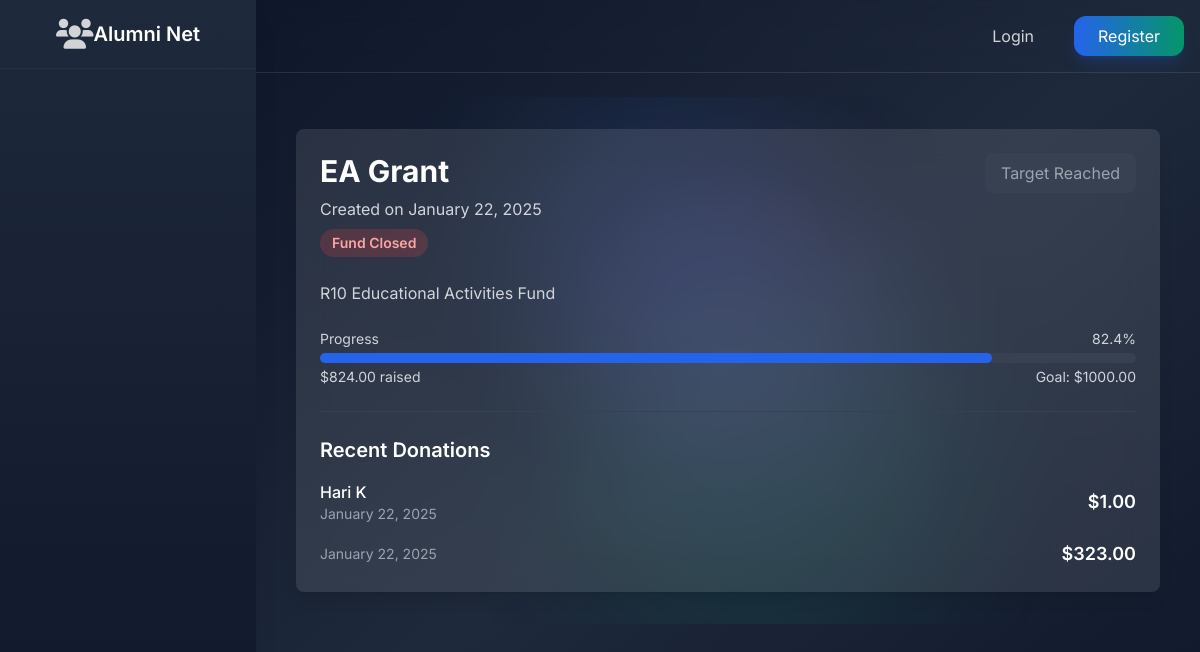
The page /charitable/funds/1/ on the database its author committed.
### charitable/models.py (models this page shows, shortened)
class Fund(models.Model):
    name = models.CharField(max_length=200)
    description = models.TextField()
    target_amount = models.DecimalField(max_digits=10, decimal_places=2)
    current_amount = models.DecimalField(max_digits=10, decimal_places=2, default=0)
    is_active = models.BooleanField(default=True)
    created_at = models.DateTimeField(auto_now_add=True)
    updated_at = models.DateTimeField(auto_now=True)
    @property
    def progress_percentage(self):
        if self.target_amount == 0:
            return 0
        return (self.current_amount / self.target_amount) * 100

class Donation(models.Model):
    fund = models.ForeignKey(Fund, on_delete=models.CASCADE, related_name='donations')
    donor = models.ForeignKey(settings.AUTH_USER_MODEL, on_delete=models.CASCADE)
    amount = models.DecimalField(max_digits=10, decimal_places=2)
    message = models.TextField(blank=True, null=True)
    is_anonymous = models.BooleanField(default=False)
    donation_date = models.DateTimeField(default=timezone.now)

### users/models.py (models this page shows, shortened)
class User(AbstractUser):
    USER_TYPES = (
        ('admin', 'Admin'),
        ('alumni', 'Alumni'),
        ('student', 'Student'),
    )
    INDUSTRY_CHOICES = (
        ('it', 'Information Technology'),
        ('finance', 'Finance'),
        ('healthcare', 'Healthcare'),
        ('education', 'Education'),
        ('manufacturing', 'Manufacturing'),
        ('retail', 'Retail'),
        ('consulting', 'Consulting'),
        ('marketing', 'Marketing'),
        ('other', 'Other')
    )
    AVAILABILITY_CHOICES = (
        ('available', 'Available for Mentorship'),
        ('limited', 'Limited Availability'),
        ('unavailable', 'Not Available'),
    )
    user_type = models.CharField(max_length=10, choices=USER_TYPES, default='student')
    profile_picture = models.ImageField(upload_to='profile_pics/', null=True, blank=True)
    bio = models.TextField(max_length=500, blank=True)
    graduation_year = models.IntegerField(null=True, blank=True)
    current_job_title = models.CharField(max_length=100, blank=True)
    current_company = models.CharField(max_length=100, blank=True)
    industry = models.CharField(max_length=20, choices=INDUSTRY_CHOICES, blank=True)
    years_of_experience = models.PositiveIntegerField(default=0)
    skills = models.TextField(help_text="Enter skills separated by commas", blank=True)
    achievements = models.TextField(blank=True)
    certifications = models.TextField(help_text="Enter certifications separated by commas", blank=True)
    linkedin_profile = models.URLField(max_length=200, blank=True)
    portfolio_link = models.URLField(max_length=200, blank=True)
    mentorship_availability = models.CharField(
        max_length=20,
        choices=AVAILABILITY_CHOICES,
        blank=True
    )
    email_verified = models.BooleanField(default=False)

### charitable/views.py (the view)
# urls.py: path('funds/<int:fund_id>/', views.fund_detail, name='fund_detail'),
def fund_detail(request, fund_id):
    fund = get_object_or_404(Fund, id=fund_id)
    context = {
        'fund': fund,
        'total_donations': fund.donations.count(),
        'recent_donations': fund.donations.filter(is_anonymous=False).order_by('-donation_date')[:5],
        'applications_count': fund.applications.count() if request.user.is_staff else None,
    }
    return render(request, 'charitable/fund_detail.html', context)

### messaging/context_processors.py (called while the page is built, shortened)
def unread_message_count(request):
    return {'unread_message_count': 0}

### notifications/context_processors.py (called while the page is built)
def notification_count(request):
    if request.user.is_authenticated:
        unread_count = request.user.notifications.filter(read=False).count()
        return {'unread_notification_count': unread_count}
    return {'unread_notification_count': 0}

### charitable/templates/charitable/fund_detail.html (shortened to what this page needs)
{% extends "base.html" %}
{% block content %}
<div class="relative">
    <div class="absolute inset-0 overflow-hidden">
        <div class="absolute -top-4 left-1/4 w-72 h-72 bg-blue-500/10 rounded-full blur-3xl"></div>
        <div class="absolute top-1/3 right-1/4 w-96 h-96 bg-emerald-500/10 rounded-full blur-3xl"></div>
        <div class="absolute bottom-1/4 left-1/3 w-80 h-80 bg-purple-500/10 rounded-full blur-3xl"></div>
    </div>
    <div class="relative">
        <div class="container mx-auto px-4 py-8">
            <div class="max-w-4xl mx-auto">
                <div class="bg-white/10 backdrop-blur-lg rounded-lg shadow-lg overflow-hidden">
                    <div class="p-6">
                        <div class="flex justify-between items-start mb-6">
                            <div>
                                <h1 class="text-3xl font-bold text-white">{{ fund.name }}</h1>
                                <p class="text-gray-300 mt-2">Created on {{ fund.created_at|date:"F j, Y" }}</p>
                                {% if not fund.is_active %}
                                    <span class="inline-block mt-2 px-3 py-1 bg-red-500/20 text-red-300 rounded-full text-sm font-semibold">
                                        Fund Closed
                                    </span>
                                {% endif %}
                            </div>
                            <div class="flex space-x-4">
                                {% if user.is_authenticated and fund.is_active %}
                                    <a href="{% url 'make_donation' fund.id %}"
                                       class="px-4 py-2 bg-blue-600 text-white rounded-lg hover:bg-blue-700">
                                        Make Donation
                                    </a>
                                    {% if user.user_type == 'student' %}
                                        <a href="{% url 'apply_scholarship' fund.id %}"
                                           class="px-4 py-2 bg-green-600 text-white rounded-lg hover:bg-green-700">
                                            Apply Now
                                        </a>
                                    {% endif %}
                                {% elif not fund.is_active %}
                                    <span class="px-4 py-2 bg-gray-700 text-gray-400 rounded-lg cursor-not-allowed">
                                        Target Reached
                                    </span>
                                {% else %}
                                    <a href="{% url 'login' %}?next={{ request.path }}"
                                       class="px-4 py-2 bg-blue-600 text-white rounded-lg hover:bg-blue-700">
                                        Login to Donate
                                    </a>
                                {% endif %}
                            </div>
                        </div>
                        <div class="prose prose-invert max-w-none mb-6">
                            <p class="text-gray-300">{{ fund.description }}</p>
                        </div>
                        <div class="mb-6">
                            <div class="flex justify-between text-sm text-gray-300 mb-1">
                                <span>Progress</span>
                                <span>{{ fund.progress_percentage|floatformat:1 }}%</span>
                            </div>
                            <div class="w-full bg-gray-700 rounded-full h-2.5">
                                <div class="bg-blue-600 h-2.5 rounded-full"
                                     style="width: {{ fund.progress_percentage }}%"></div>
                            </div>
                            <div class="flex justify-between text-sm text-gray-300 mt-1">
                                <span>${{ fund.current_amount|floatformat:2 }} raised</span>
                                <span>Goal: ${{ fund.target_amount|floatformat:2 }}</span>
                            </div>
                        </div>
                        {% if recent_donations %}
                            <div class="border-t border-gray-700 pt-6">
                                <h2 class="text-xl font-semibold text-white mb-4">Recent Donations</h2>
                                <div class="space-y-4">
                                    {% for donation in recent_donations %}
                                        <div class="flex justify-between items-center">
                                            <div>
                                                <p class="font-medium text-white">
                                                    {{ donation.donor.get_full_name }}
                                                </p>
                                                <p class="text-sm text-gray-400">
                                                    {{ donation.donation_date|date:"F j, Y" }}
                                                </p>
                                            </div>
                                            <span class="text-lg font-semibold text-white">
                                                ${{ donation.amount|floatformat:2 }}
                                            </span>
                                        </div>
                                    {% endfor %}
                                </div>
                            </div>
                        {% endif %}
                    </div>
                </div>
            </div>
        </div>
    </div>
</div>
{% endblock %}

### rows shown on the page
Fund: name "EA Grant", created_at "January 22, 2025", description "R10 Educational Activities Fund", progress_percentage "82.4", current_amount "824.00", target_amount "1000.00"
Donation: donor.get_full_name "Hari K", donation_date "January 22, 2025", amount "1.00"
Donation: donation_date "January 22, 2025", amount "323.00"
